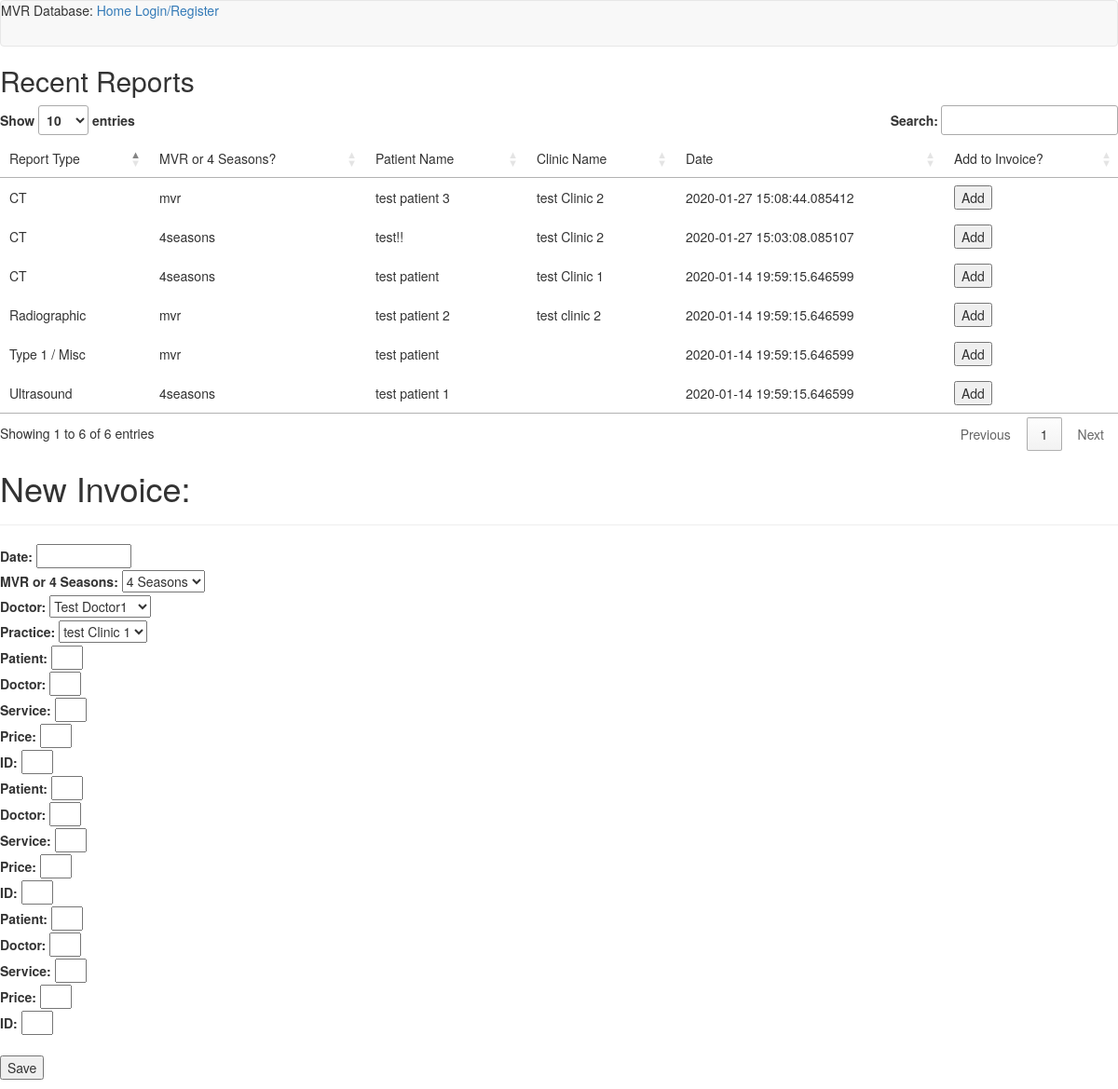
Screenshot of /invoice with the database file from the repository.
### app/models.py (models this page shows, shortened)
class Report_CT(db.Model):
    id = db.Column(db.Integer, primary_key=True)
    doctor = db.Column(db.String(24))
    docSerialNum = db.Column(db.String(20))
    patient = db.Column(db.String(24))
    species = db.Column(db.String(6))
    owner = db.Column(db.String(24))
    CT_Image_Date = db.Column(db.String(12))
    CT_NumImages = db.Column(db.Integer)
    CTView = db.Column(db.String(24))
    CT_Findings = db.Column(db.String(360))
    CT_Conclusions = db.Column(db.String(360))
    Clinic_Phone = db.Column(db.String(20))
    date = db.Column(db.String(12))
    clinicSerialNum = db.Column(db.Integer())
    clinic = db.Column(db.String(24))
    mvr4seasons = db.Column(db.String(24))
    timestamp = db.Column(db.DateTime, index=True, default=datetime.utcnow)

class Report_Radiographic(db.Model):
    id = db.Column(db.Integer, primary_key=True)
    doctor = db.Column(db.String(24))
    docSerialNum = db.Column(db.String(20))
    patient = db.Column(db.String(24))
    species = db.Column(db.String(6))
    owner = db.Column(db.String(24))
    Rad_Image_Date = db.Column(db.String(12))
    Rad_NumImages = db.Column(db.Integer)
    RadView = db.Column(db.String(24))
    Rad_Findings = db.Column(db.String(360))
    Rad_Conclusions = db.Column(db.String(360))
    Clinic_Phone = db.Column(db.String(20))
    date = db.Column(db.String(12))
    clinicSerialNum = db.Column(db.Integer())
    clinic = db.Column(db.String(24))
    mvr4seasons = db.Column(db.String(24))
    timestamp = db.Column(db.DateTime, index=True, default=datetime.utcnow)

class Report_US (db.Model):
    id = db.Column(db.Integer, primary_key=True)
    docSerialNum = db.Column(db.String(20))
    patient = db.Column(db.String(24))
    owner = db.Column(db.String(24))
    species = db.Column(db.String(8))
    breed = db.Column(db.String(24))
    sexPatient = db.Column(db.String(8))
    agePatient = db.Column(db.String(24))
    clinicalHistory = db.Column(db.String(360))
    SF_Liver = db.Column(db.String(12))
    SF_Spleen = db.Column(db.String(12))
    SF_Stomach = db.Column(db.String(12))
    SF_Pancreas = db.Column(db.String(12))
    SF_Intestines = db.Column(db.String(12))
    SF_Adrenals = db.Column(db.String(12))
    SF_LKidney = db.Column(db.String(12))
    SF_RKidney = db.Column(db.String(12))
    SF_Bladder = db.Column(db.String(12))
    SF_Sublum = db.Column(db.String(12))
    SF_Prostate = db.Column(db.String(12))
    SF_Uterus = db.Column(db.String(12))
    Conclusions_ALL = db.Column(db.String(360))
    FINDAS_ALL = db.Column(db.String(360))
    date = db.Column(db.String(12))
    clinicSerialNum = db.Column(db.Integer())
    clinicName = db.Column(db.String(24))
    doctor = db.Column(db.String(24))
    mvr4seasons = db.Column(db.String(24))
    timestamp = db.Column(db.DateTime, index=True, default=datetime.utcnow)

class Report_Misc(db.Model):
    id = db.Column(db.Integer, primary_key=True)
    doctor = db.Column(db.String(24))
    docSerialNum = db.Column(db.String(20))
    clinicSerialNum = db.Column(db.Integer())
    clinicName = db.Column(db.String(24))
    mvr4seasons = db.Column(db.String(24))
    patient = db.Column(db.String(24))
    owner = db.Column(db.String(24))
    service = db.Column(db.String(24))
    SvcTotal = db.Column(db.Numeric)
    Misc_Service_Description = db.Column(db.String(300))
    date = db.Column(db.String(12))
    timestamp = db.Column(db.DateTime, index=True, default=datetime.utcnow)

### app/routes.py (the view)
@app.route('/invoice', methods=['GET', 'POST'])
def invoice():
    form = InvoiceForm()
    report_ct = Report_CT.query.order_by(Report_CT.timestamp.desc()).limit(10)
    report_radio = Report_Radiographic.query.order_by(Report_Radiographic.timestamp.desc()).limit(10)
    report_us = Report_US.query.order_by(Report_US.timestamp.desc()).limit(10)
    misc = Report_Misc.query.order_by(Report_Misc.timestamp.desc()).limit(10)
    echo = Report_Echo.query.order_by(Report_Echo.timestamp.desc()).limit(10)
    return render_template('/invoice.html',  title='New Invoice', report_ct=report_ct, report_radio=report_radio, report_us=report_us, misc=misc, echo=echo, form=form)

### app/templates/invoice.html (shortened to what this page needs)
{% extends "base.html" %}
{% block app_content %}
<link rel="stylesheet" type="text/css" href="https://cdn.datatables.net/1.10.19/css/jquery.dataTables.min.css">
<h2>Recent Reports</h2>
<table id="table-1">
    <thead>
    <tr><td>Report Type</td><td>MVR or 4 Seasons?</td><td>Patient Name</td><td>Clinic Name</td><td>Date</td><td>Add to Invoice?</td></tr>
    </thead>
    <tbody>
        {% for c in report_ct %}
        <tr>
            <td>CT</td><td>{{ c.mvr4seasons }}</td><td>{{ c.patient }}</td><td>{{ c.clinic }}</td><td>{{ c.timestamp }}</td><td><button class="add-to-invoice" type="button" data-reportID ={{ c.id }} data-price="100">Add</button></td>
        </tr>
        {% endfor %}
        {% for r in report_radio %}
        <tr>
            <td>Radiographic</td><td>{{ r.mvr4seasons }}</td><td>{{ r.patient }}</td><td>{{ r.clinic }}</td><td>{{ r.timestamp }}</td><td><button class="add-to-invoice" type="button" data-reportID ={{ r.id }} data-price="200">Add</button></td>
        </tr>
        {% endfor %}
        {% for u in report_us %}
        <tr>
            <td>Ultrasound</td><td>{{ u.mvr4seasons }}</td><td>{{ u.patient }}</td><td>{{ u.clinic }}</td><td>{{ u.timestamp }}</td><td><button onclick="Invoice.test(this)" id="test-ID" class="add-to-invoice" type="button" data-reportID ={{ u.id }} data-price="300">Add</button></td>
        </tr>
        {% endfor %}
        {% for m in misc %}
        <tr>
            <td>{{ m.service }} / Misc</td><td>{{ m.mvr4seasons }}</td><td>{{ m.patient }}</td><td>{{ m.clinic }}</td><td>{{ m.timestamp }}</td><td><button class="add-to-invoice" type="button" data-reportID ={{ m.id }} data-price="{{ m.price }}">Add</button></td>
        </tr>
        {% endfor %}
    </tbody>
</table>
<div class="invoice-form">
    <h1>New Invoice:</h1>
    <hr/>
    <form action="" method="post">
        <div class="form-section" id="date">
                {{ form.date.label }}
                {{ form.date(size=10) }}
            </div>
            <div class="form-section" id="mvr4seasons">
                {{ form.mvr4seasons.label }}
                {{ form.mvr4seasons(size=1) }}
            </div>
            <div class="form-section" id="doctor">
                {{ form.doctor.label }}
                {{ form.doctor(size=1) }}
            </div>
            <div class="form-section" id="practice">
                {{ form.practice.label }}
                {{ form.practice(size=1) }}
            </div>
            <div id="slot-1">
                <div class="form-section" id="patient1">
                {{ form.patient1.label }}
                {{ form.patient1(size=1) }}
                </div>
                <div class="form-section" id="doctor1">
                {{ form.doctor1.label }}
                {{ form.doctor1(size=1) }}
                </div>
                <div class="form-section" id="service1">
                {{ form.service1.label }}
                {{ form.service1(size=1) }}
                </div>
                <div class="form-section" id="price1">
                {{ form.price1.label }}
                {{ form.price1(size=1) }}
                </div>
                <div class="form-section" id="reportID1">
                {{ form.reportID1.label }}
                {{ form.reportID1(size=1) }}
                </div>
            </div>
            <div id="slot-2">
                <div class="form-section" id="patient2">
                {{ form.patient2.label }}
                {{ form.patient2(size=1) }}
                </div>
                <div class="form-section" id="doctor2">
                {{ form.doctor2.label }}
                {{ form.doctor2(size=1) }}
                </div>
                <div class="form-section" id="service2">
                {{ form.service2.label }}
                {{ form.service2(size=1) }}
                </div>
                <div class="form-section" id="price2">
                {{ form.price2.label }}
                {{ form.price2(size=1) }}
                </div>
                <div class="form-section" id="reportID2">
                {{ form.reportID2.label }}
                {{ form.reportID2(size=1) }}
                </div>
            </div>
            <div id="slot-3">
                <div class="form-section" id="patient3">
                {{ form.patient3.label }}
                {{ form.patient3(size=1) }}
                </div>
                <div class="form-section" id="doctor3">
                {{ form.doctor3.label }}
                {{ form.doctor3(size=1) }}
                </div>
                <div class="form-section" id="service3">
                {{ form.service3.label }}
                {{ form.service3(size=1) }}
                </div>
                <div class="form-section" id="price3">
                {{ form.price3.label }}
                {{ form.price3(size=1) }}
                </div>
                <div class="form-section" id="reportID3">
                {{ form.reportID3.label }}
                {{ form.reportID3(size=1) }}
                </div>
            </div>
        <br />
        <p>{{ form.submit() }}</p>
    </form>
</div>
{% endblock %}

### rows the page displays
Report_CT: mvr4seasons "mvr", patient "test patient 3", clinic "test Clinic 2", timestamp "2020-01-27 15:08:44.085412"
Report_CT: mvr4seasons "4seasons", patient "test!!", clinic "test Clinic 2", timestamp "2020-01-27 15:03:08.085107"
Report_CT: mvr4seasons "4seasons", patient "test patient", clinic "test Clinic 1", timestamp "2020-01-14 19:59:15.646599"
Report_Radiographic: mvr4seasons "mvr", patient "test patient 2", clinic "test clinic 2", timestamp "2020-01-14 19:59:15.646599"
Report_US: mvr4seasons "4seasons", patient "test patient 1", timestamp "2020-01-14 19:59:15.646599"
Report_Misc: service "Type 1", mvr4seasons "mvr", patient "test patient", timestamp "2020-01-14 19:59:15.646599"
